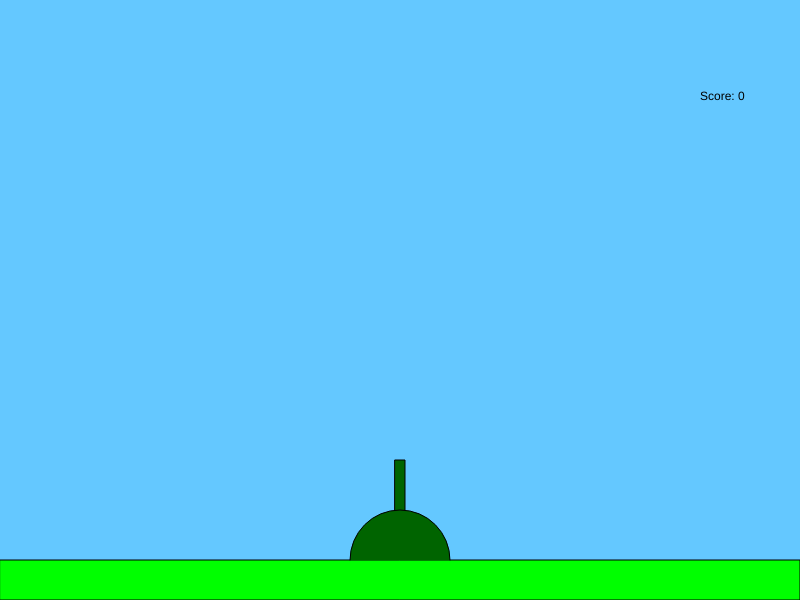
Frame 1 (no input)
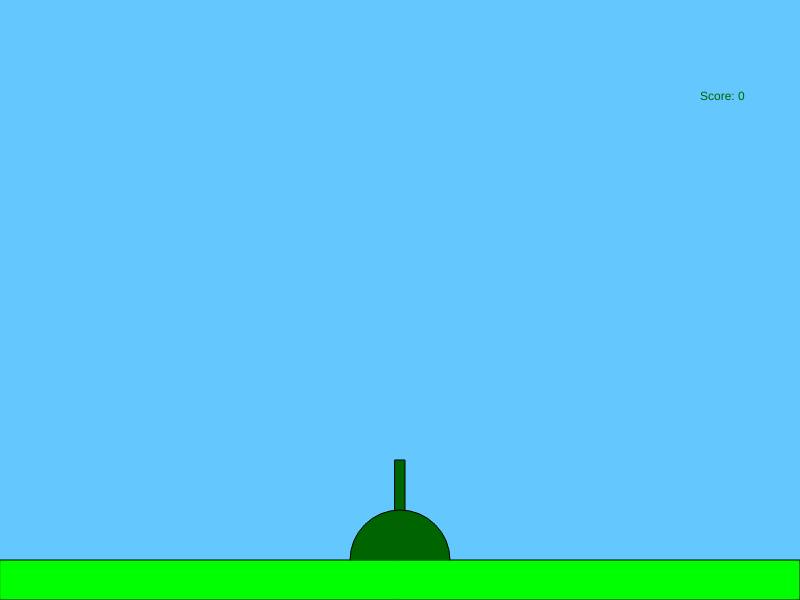
Frame 60 (no input)
Frame 120 (the mouse pressed at the canvas centre since frame 60): identical to frame 60, image omitted

The p5.js sketch that drew these frames (run headless with seeded random() and noise() and a simulated clock; from frame 60 on, the mouse is pressed at the canvas centre):

// p5.js sketch
// ── sketch.js
// Cannon
var cannon;

// Shootable
var shootable = true;

// Enemy
var enemies = [];

// Score
var score = 0;

// Bullet
var bullets = [];
var bulletState = "ready";

function setup() {
	createCanvas(800, 600);

	cannon = new Cannon(width/2, height - 40, 10, 200, 0);

	for(var i = 0; i < 20; i++) {
		enemies.push(new Enemy(random(0, width-20), random(-20, -2000), 20, 20, 1));
	}
}

function draw() {
	background(100, 200, 255);
	rectMode(CENTER);

	text("Score: " + score, 700, 100);

	// Cannon
	cannon.display();
	cannon.keyBind();

	// Ground
	fill(0, 255, 0);
	rect(width/2, height - 20, width, 40);

	// Ship
	fill(0, 100, 0);
	arc(width/2, height - 40, 100, 100, PI, 0);

	// Bullet

	for(var i = 0; i < bullets.length; i++) {
		bullets[i].display();

		for(var j = 0; j < enemies.length; j++) {
			if(enemies[j].x < bullets[i].x + bullets[i].w &&
				enemies[j].x + enemies[j].w > bullets[i].x &&
				enemies[j].y < bullets[i].y + bullets[i].h &&
				enemies[j].y + enemies[j].h > bullets[i].y) {
				enemies.splice(j, 1);
				score++;
			} 
		}

		if(keyCode === 32 && bulletState === "ready" && shootable === true) {
			bullets[i].a = cannon.a
			prev = cannon.a
			bulletState = "fire";
		}

		if(bulletState === "fire") {
			shootable = false;
			bullets[i].a = prev;
			bullets[i].shoot();
			bulletState = "ready";
		}

		if(bullets[i].isOffScreen()) {
			shootable = true;
		}
	}

	// Enemy
	for(var i = 0; i < enemies.length; i++) {
		enemies[i].display();
		if(enemies[i].y > height) {
			console.log("Game OVER >:)");
			textSize(32);
			text("GAME OVER HA HA", width/2, height/2);
			noLoop();
		}
	}

	

	if(score === 20) {
		console.log("You win... :(");
		textSize(32);
		text("You win... :(", width/2, height/2);
		noLoop();
	}
}

function keyPressed() {

	if(shootable) {
		if(keyCode === 32 && bulletState === "ready" && shootable === true) {
			bullets.push(new Bullet(cannon.x, cannon.y, 10, 20));
		}
	}
}
// ── Bullet.js
class Bullet {
	constructor(x, y, w, h) {
		this.x = x;
		this.y = y;
		this.w = w;
		this.h = h;
		this.a = 0;
		this.xspeed = 0;
		this.yspeed = 0;
	}

	display() {
		this.x += this.xspeed;
		this.y += this.yspeed;

		push();
		translate(this.x, this.y);
		rotate(this.a);
		fill(0);
		rect(0, -100, this.w, this.h);
		pop();
	}

	isOffScreen() {
		if(this.x > width || this.x < 0 || this.y < 0) {
			return true;
		}
	}

	shoot() {
		this.xspeed = sin(this.a) * 20;
		this.yspeed = -cos(this.a) * 20;
	}
}
// ── Cannon.js
class Cannon {
	constructor(x, y, w, h, a) {
		this.x = x;
		this.y = y;
		this.w = w;
		this.h = h;
		this.a = a;
	}

	display() {
		push();
		translate(this.x, this.y);
		rotate(this.a);
		fill(0, 100, 0);
		rect(0, 0, this.w, this.h);
		pop();
	}

	keyBind() {
		if(this.a < 0.77) {
			if(keyCode === RIGHT_ARROW) {
				this.a += 0.05;
			}
		}

		if(this.a > -0.77) {
			if(keyCode === LEFT_ARROW) {
				this.a -= 0.05;
			}
		}

		return true;
	}
}
// ── Enemy.js
class Enemy {
	constructor(x, y, w, h, yspeed) {
		this.x = x;
		this.y = y;
		this.w = w;
		this.h = h;
		this.yspeed = yspeed;
	}

	display() {
		this.y += this.yspeed;

		rect(this.x, this.y, this.w, this.h);
	}
}
